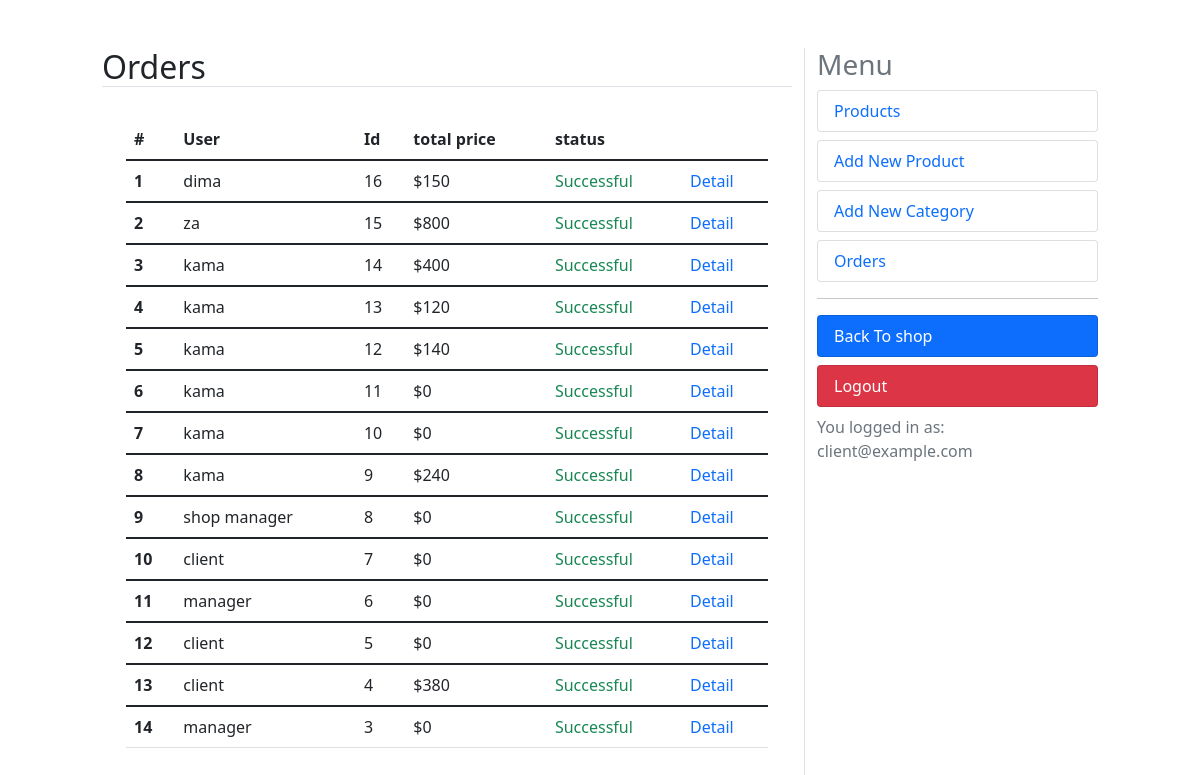
Page /dashboard/orders (signed in) on the committed database.
### orders/models.py (models this page shows, shortened)
class Order(models.Model):
    user = models.ForeignKey(User, on_delete=models.CASCADE, related_name='orders')
    created = models.DateTimeField(auto_now_add=True)
    updated = models.DateTimeField(auto_now=True)
    status = models.BooleanField(default=False)
    class Meta:
        ordering = ('-created',)
    @property
    def get_total_price(self):
        total = sum(item.get_cost() for item in self.items.all())
        return total

class OrderItem(models.Model):
    order = models.ForeignKey(Order, on_delete=models.CASCADE, related_name='items')
    product = models.ForeignKey(Product, on_delete=models.CASCADE, related_name='order_items')
    price = models.IntegerField()
    quantity = models.SmallIntegerField(default=1)
    def get_cost(self):
        return self.price * self.quantity

### accounts/models.py (models this page shows, shortened)
class User(AbstractBaseUser):
    email = models.EmailField(max_length=100, unique=True)
    full_name = models.CharField(max_length=100)
    is_admin = models.BooleanField(default=False)
    is_active = models.BooleanField(default=True)
    likes = models.ManyToManyField(Product, blank=True, related_name='likes')
    is_manager = models.BooleanField(default=False)
    objects = UserManager()
    USERNAME_FIELD = 'email'
    REQUIRED_FIELDS = ['full_name']

### dashboard/views.py (the view)
# urls.py: path('orders', views.orders, name='orders'),
@user_passes_test(is_manager)
@login_required
def orders(request):
    orders = Order.objects.all()
    context = {'title':'Orders', 'orders':orders}
    return render(request, 'orders.html', context)

### cart/utils/cart.py (called while the page is built)
    def __iter__(self):
        product_ids = self.cart.keys()
        products = Product.objects.filter(id__in=product_ids)
        cart = self.cart.copy()
        for product in products:
            cart[str(product.id)]['product'] = product
        for item in cart.values():
            item['total_price'] = int(item['price']) * int(item['quantity'])
            yield item

    def add_cart_session(self):
        cart = self.session.get(CART_SESSION_ID)
        if not cart:
            cart = self.session[CART_SESSION_ID] = {}
        return cart

### dashboard/views.py (called while the page is built)
def is_manager(user):
    try:
        if not user.is_manager:
            raise Http404
        return True
    except:
        raise Http404

### online_shop/context_processors.py (called while the page is built)
def return_cart(request):
    cart = len(list(Cart(request)))
    return {'cart_count': cart}

def return_categories(request):
    categories = Category.objects.all()
    return {'categories': categories}

### dashboard/templates/orders.html
{% extends "dashboard.html" %}
{% block content %}
<table class="table">
    <thead class="thead-dark">
      <tr>
        <th scope="col">#</th>
        <th scope="col">User</th>
        <th scope="col">Id</th>
        <th scope="col">total price</th>
        <th scope="col">status</th>
        <th scope="col"></th>
      </tr>
    </thead>
    {% for order in orders %}
    <tbody>
      <tr>
        <th scope="row">{{ forloop.counter }}</th>
        <td>{{ order.user.full_name }}</td>
        <td>{{ order.id }}</td>
        <td>${{ order.get_total_price }}</td>
        {% if order.status %}
            <td class="text-success">Successful</td>
        {% else %}
            <td class="text-danger">Canceled</td>
        {% endif %}
        <td><a href="{% url 'dashboard:order_detail' order.id %}" class="text-primary text-decoration-none">Detail</a></td>
      </tr>
    </tbody>
    {% endfor %}
  </table>
{% endblock %}

### dashboard/templates/dashboard.html (shortened to what this page needs)
<!DOCTYPE html>
<html lang="en">
<head>
    <link href="https://cdn.jsdelivr.net/npm/bootstrap@5.1.3/dist/css/bootstrap.min.css" rel="stylesheet">
</head>
<body>
    <div class="row mt-5">
        <div class="col-md-1"></div>
        <div class="col-md-7">
            <h2 class="border-bottom text-capitalize">{{ title }}</h2>
            <div class="p-4">
                {% block content %}{% endblock %}
            </div>
        </div>
        <div class="col-md-3 border-start">
            <h3 class="text-muted">Menu</h3>
            <a class="text-decoration-none" href="{% url 'dashboard:products' %}">
                <li class="rounded list-group-item  text-primary">Products</li>
            </a>
            <a class="text-decoration-none" href="{% url 'dashboard:add_product' %}">
                <li class="rounded list-group-item mt-2 text-primary">Add New Product</li>
            </a>
            <a class="text-decoration-none" href="{% url 'dashboard:add_category' %}">
                <li class="rounded list-group-item mt-2  text-primary">Add New Category</li>
            </a>
            <a class="text-decoration-none" href="{% url 'dashboard:orders' %}">
                <li class="rounded list-group-item mt-2  text-primary">Orders</li>
            </a>
            <hr>
            <a class="text-decoration-none" href="{% url 'shop:home_page' %}">
                <li class="rounded list-group-item bg-primary mt-2  text-white">Back To shop</li>
            </a>
            <a class="text-decoration-none" href="{% url 'accounts:user_logout' %}">
                <li class="rounded list-group-item bg-danger mt-2  text-white">Logout</li>
            </a>
            <div class="text-muted mt-2">You logged in as: {{ request.user.email }}</div>
        </div>
        <div class="col-md-1 "></div>
    </div>
</body>
</html>

### rows in the picture
Order: user.full_name "dima", id "16", get_total_price "150", status "Successful"
Order: user.full_name "za", id "15", get_total_price "800", status "Successful"
Order: user.full_name "kama", id "14", get_total_price "400", status "Successful"
Order: user.full_name "kama", id "13", get_total_price "120", status "Successful"
Order: user.full_name "kama", id "12", get_total_price "140", status "Successful"
Order: user.full_name "kama", id "11", get_total_price "0", status "Successful"
Order: user.full_name "kama", id "10", get_total_price "0", status "Successful"
Order: user.full_name "kama", id "9", get_total_price "240", status "Successful"
Order: user.full_name "shop manager", id "8", get_total_price "0", status "Successful"
Order: user.full_name "client", id "7", get_total_price "0", status "Successful"
Order: user.full_name "manager", id "6", get_total_price "0", status "Successful"
Order: user.full_name "client", id "5", get_total_price "0", status "Successful"
Order: user.full_name "client", id "4", get_total_price "380", status "Successful"
Order: user.full_name "manager", id "3", get_total_price "0", status "Successful"
User: user.email "client@example.com"

### other values in the picture
{{ title }} "Orders"
